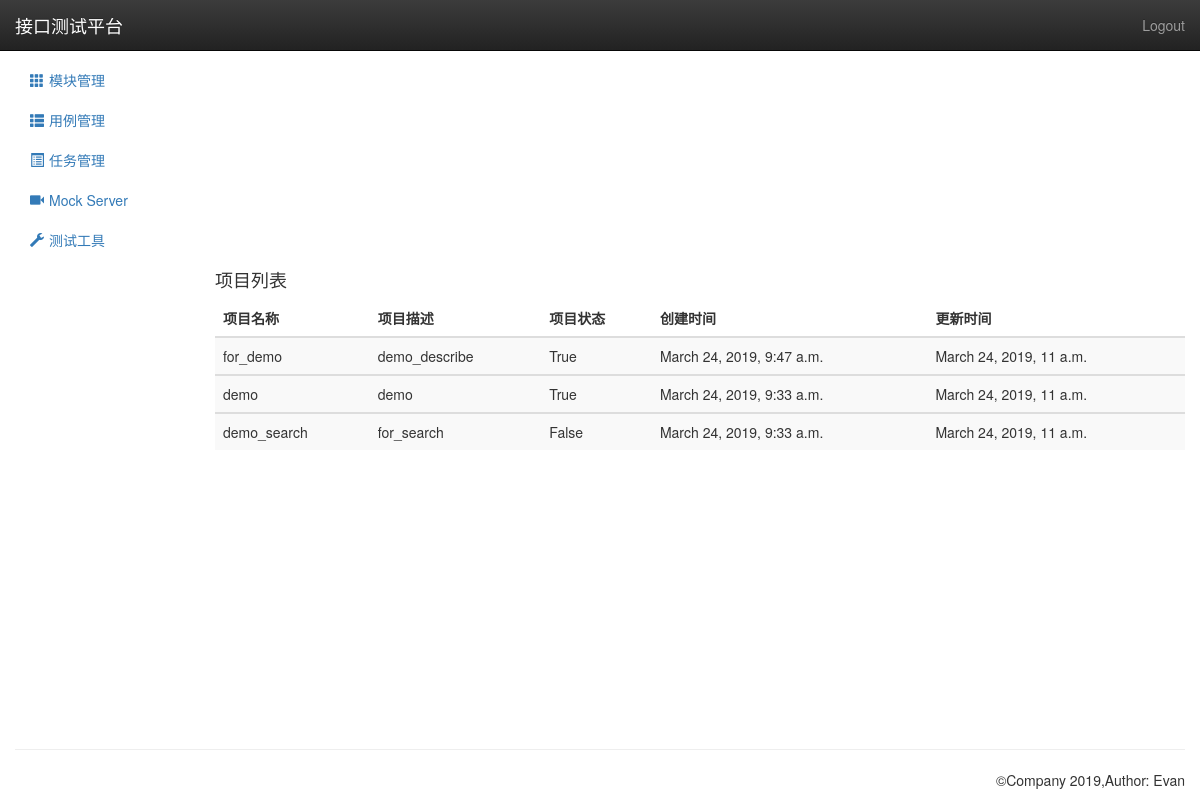
Screenshot of /project/ (signed in) with the database file from the repository.
### personal/models/project.py (models this page shows, shortened)
class Project(models.Model):
    name = models.CharField('名称',max_length=50,null=False)
    describe = models.TextField('描述',default="")
    create_time = models.DateTimeField('创建时间',auto_now=True)
    update_time = models.DateTimeField('更新时间', auto_now_add=True)
    status = models.BooleanField('状态',default=1)

### personal/views.py (the view)
# urls.py: path('project/', views.project_manage),
@login_required
def project_manage(request):
    project_all = Project.objects.all()
    return render(request, "project.html", {"projects": project_all})

### personal/templates/project.html (shortened to what this page needs)
{% extends "base.html" %}
{% block content %}
<body>
    <nav class="navbar navbar-inverse navbar-fixed-top">
      <div class="container-fluid">
        <div class="navbar-header">
          <a class="navbar-brand" href="#">接口测试平台</a>
        </div>
        <div id="navbar" class="navbar-collapse collapse">
          <ul class="nav navbar-nav navbar-right">
            <li><a href="/logout">Logout</a></li>
          </ul>
        </div>
      </div>
    </nav>
    <div class="container-fluid">
      <div class="row">
        <div class="col-sm-3 col-md-2 sidebar">
          <ul class="nav nav-sidebar">
            <li class="active"><a href="#">项目管理</a></li>
            <li><a href="/module/"><i class="glyphicon glyphicon-th" style="padding-right: 5px;"></i>模块管理</a></li>
          </ul>
          <ul class="nav nav-sidebar">
            <li><a href="#"><i class="glyphicon glyphicon-th-list" style="padding-right: 5px;"></i>用例管理</a></li>
            <li><a href="#"><i class="glyphicon glyphicon-list-alt" style="padding-right: 5px;"></i>任务管理</a></li>
          </ul>
          <ul class="nav nav-sidebar">
            <li><a href="#"><i class="glyphicon glyphicon-facetime-video" style="padding-right: 5px;"></i>Mock Server</a></li>
            <li><a href="#"><i class="glyphicon glyphicon-wrench" style="padding-right: 5px;"></i>测试工具</a></li>
          </ul>
        </div>
        <div class="col-sm-9 col-sm-offset-3 col-md-10 col-md-offset-2 main">
          <h4 class="sub-header">项目列表</h4>
          <div class="table-responsive">
            <table class="table table-striped">
              <thead>
                <tr>
                  <th>项目名称</th>
                  <th>项目描述</th>
                  <th>项目状态</th>
                  <th>创建时间</th>
                  <th>更新时间</th>
                </tr>
              </thead>
              {% for project in projects%}
              <tbody>
                <tr>
                  <td>{{project.name}}</td>
                  <td>{{project.describe}}</td>
                  <td>{{project.status}}</td>
                  <td>{{project.create_time}}</td>
                  <td>{{project.update_time}}</td>
                </tr>
              </tbody>
              {% endfor%}
            </table>
          </div>
        </div>
      </div>
    </div>
</body>
{% endblock%}

### personal/templates/base.html (shortened to what this page needs)
<!DOCTYPE html>
<html lang="en">
<head>
    {% load static %}
    <link href="https://cdn.jsdelivr.net/npm/bootstrap@3.3.7/dist/css/bootstrap.min.css" rel="stylesheet">
    <link href="https://v3.bootcss.com/examples/dashboard/dashboard.css" rel="stylesheet">
    <link rel="stylesheet" href="https://cdn.jsdelivr.net/npm/bootstrap@3.3.7/dist/css/bootstrap-theme.min.css">
</head>
{% block content %}
{% endblock %}
<div class="container theme-showcase" role="main" style="position:absolute;bottom:0;width:100%;height:100px;">
    <div class="page-header"></div>
    <footer class="footer">
        <p style="text-align:right">&copy;Company 2019,Author: Evan</p>
    </footer>
</div>
</html>

### rows the page displays
Project: name "for_demo", describe "demo_describe", status "True", create_time "March 24, 2019, 9:47 a.m.", update_time "March 24, 2019, 11 a.m."
Project: name "demo", describe "demo", status "True", create_time "March 24, 2019, 9:33 a.m.", update_time "March 24, 2019, 11 a.m."
Project: name "demo_search", describe "for_search", status "False", create_time "March 24, 2019, 9:33 a.m.", update_time "March 24, 2019, 11 a.m."
